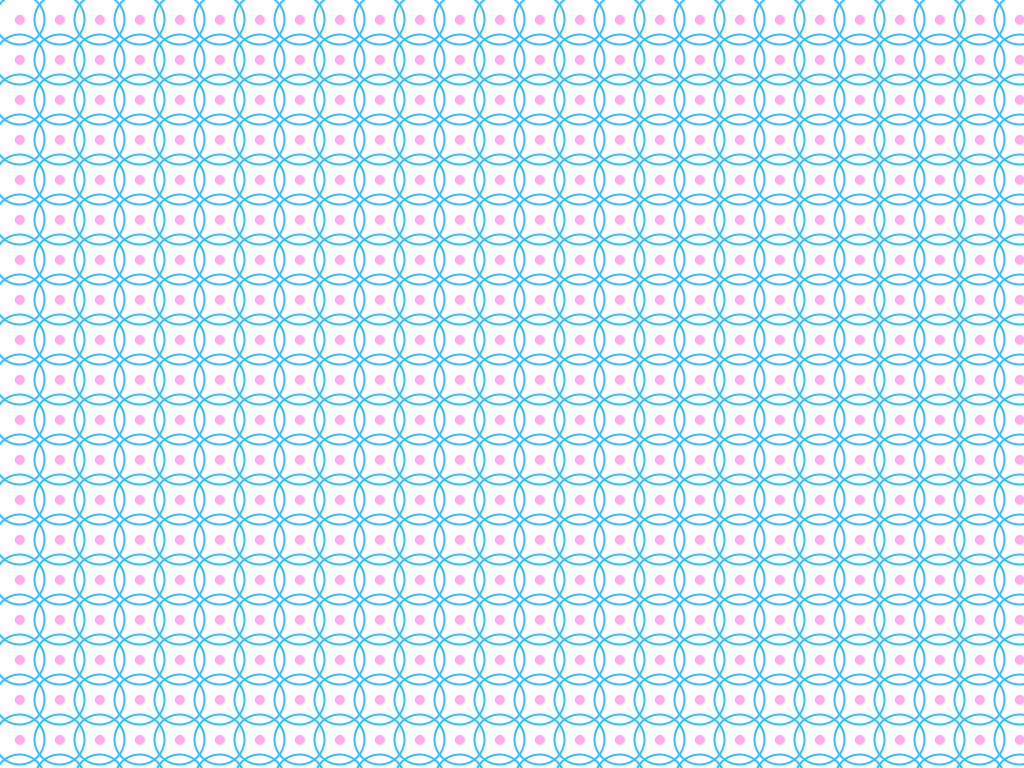
Frame 1 (no input)
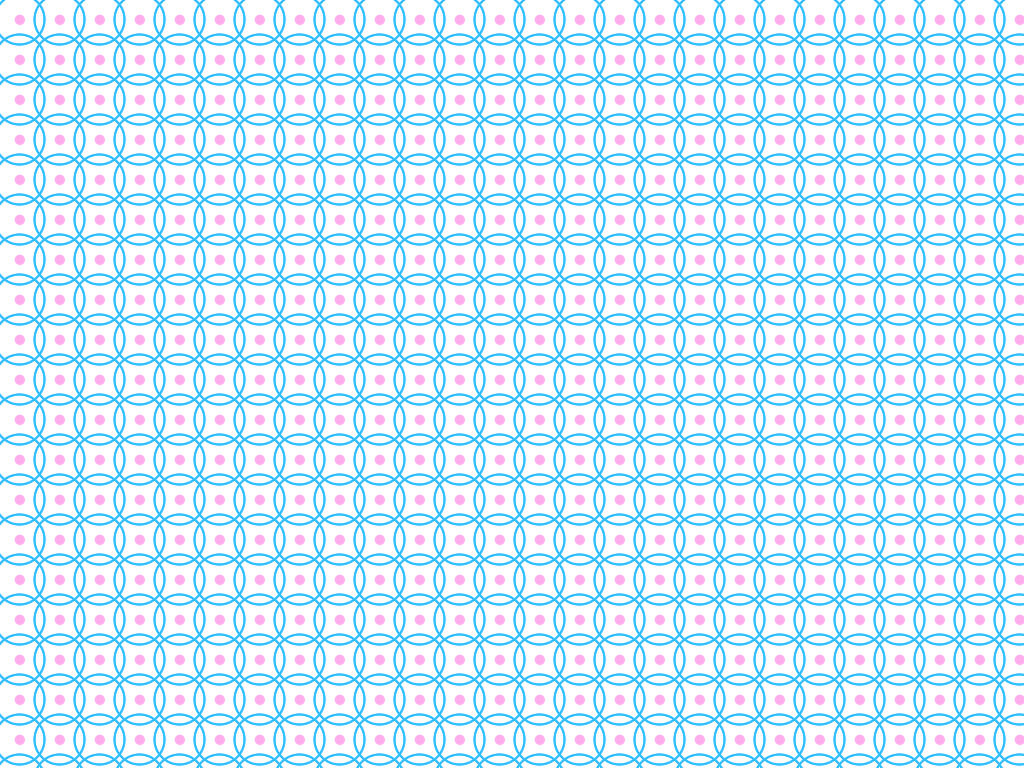
Frame 2 (the mouse pressed at the canvas centre, redrawn once)

The Processing sketch that drew these frames (run headless with seeded random() and noise(); the mouse was pressed at the canvas centre and the sketch redrawn once):

// Processing sketch: processing_147686
// ── processing_147686.pde

// Konkuk University
// Department of Dynamic Media
// SOS iDesign
// Name: CHAE Seo Rin
// ID: 201420110

void setup() {
  size (1024, 768);
  background(255);
  smooth();
  noLoop();
}

void draw() {
  for (int a = 20; a< width; a = a+40) {
    for (int b = 20; b< width; b = b+40) {
      stroke(#31BFFF);
      strokeWeight(2);
      noFill();
      ellipse(a-0.2, b-0.2, 50, 50);
      noStroke();
      fill(#FFADEC);
      ellipse(a-0.2, b-0.2, 10, 10);
    }
  }
}

void keyPressed() {
  background(255);
  redraw();
}
